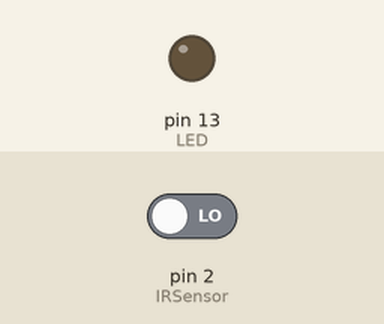
Recording of a sketch running on a simulated Arduino Uno, built with avr-gcc and run on an emulated ATmega328P. Shown: output pins drawn as LEDs (lit = HIGH). The inputs (shaded band) are chosen by the test bench; at power-on: pin 2 (IRSensor) LOW.

Above: at 1.2 s.
1.3 s: pin 2 (IRSensor) driven HIGH
At 2.2 s:
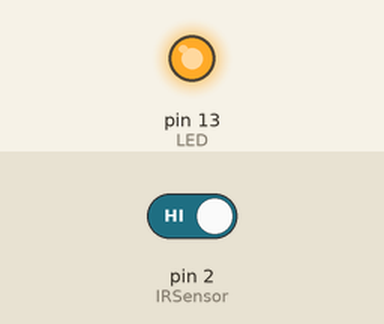
2.8 s: pin 2 (IRSensor) driven LOW
At 3.4 s:
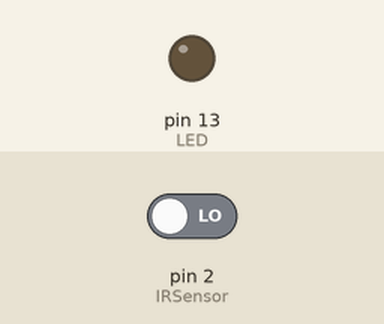
Timing chart, 0 to 5.8 s (numbered marks = the images above; inputs shaded):
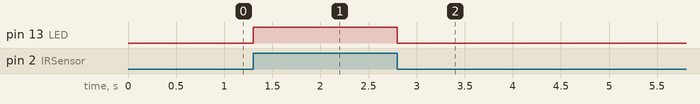

Measured:
- after the input at 1.3 s, pin 13 (LED): LOW → HIGH at once
- after the input at 2.8 s, pin 13 (LED): HIGH → LOW at once

The sketch:

IR_SENSOR.ino
```cpp
int IRSensor = 2;
int LED = 13;


void setup() {
  // put your setup code here, to run once:
  pinMode(IRSensor, INPUT);
  pinMode(LED,OUTPUT);
}

void loop() {
  // put your main code here, to run repeatedly:
  int sensorStatus = digitalRead(IRSensor);

  if(sensorStatus==1){
    digitalWrite(LED,HIGH);
  }else{
    digitalWrite(LED,LOW);
  }
}
```
